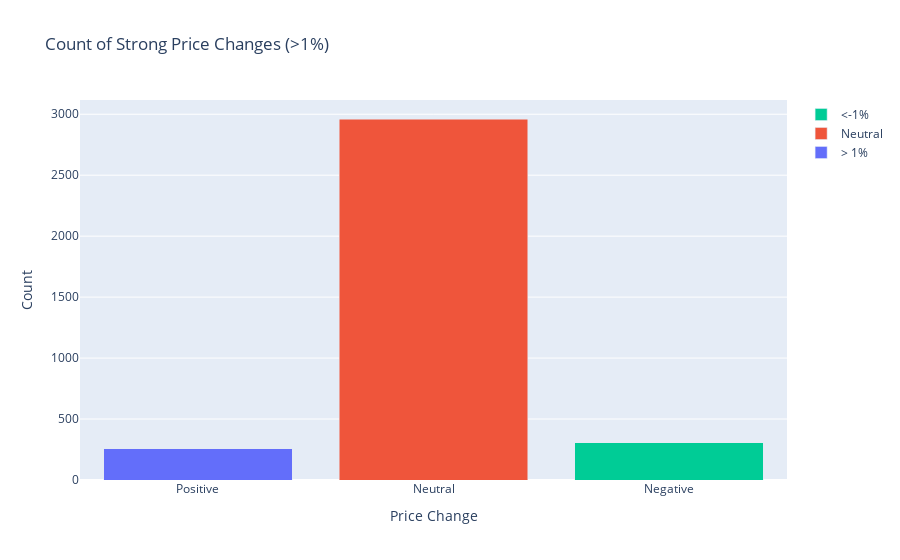

Notebook source saved alongside this figure:
### Code cell
positive = price_change[price_change > 1].count()
neutral = price_change[(price_change >= -1) & (price_change <= 1)].count()
negative = price_change[price_change < -1].count()

fig = go.Figure(
    data=[
        go.Bar(name='> 1%', x=['Positive'], y=[positive]),
        go.Bar(name='Neutral', x=['Neutral'], y=[neutral]),
        go.Bar(name='<-1%', x=['Negative'], y=[negative]),
        ]
    )
fig.update_layout(
    barmode='stack',
    title='Count of Strong Price Changes (>1%)',
    xaxis_title='Price Change',
    yaxis_title='Count'
    )
fig.show()

### Figure 1 — Plotly figure (JSON) as saved in the notebook; plotly's stock layout.template omitted (floating-point values rounded to 4 significant figures)
{"data": [{"name": "> 1%", "type": "bar", "x": ["Positive"], "y": [255]}, {"name": "Neutral", "type": "bar", "x": ["Neutral"], "y": [2961]}, {"name": "<-1%", "type": "bar", "x": ["Negative"], "y": [306]}], "layout": {"barmode": "stack", "title": {"text": "Count of Strong Price Changes (>1%)"}, "xaxis": {"title": {"text": "Price Change"}}, "yaxis": {"title": {"text": "Count"}}}}
